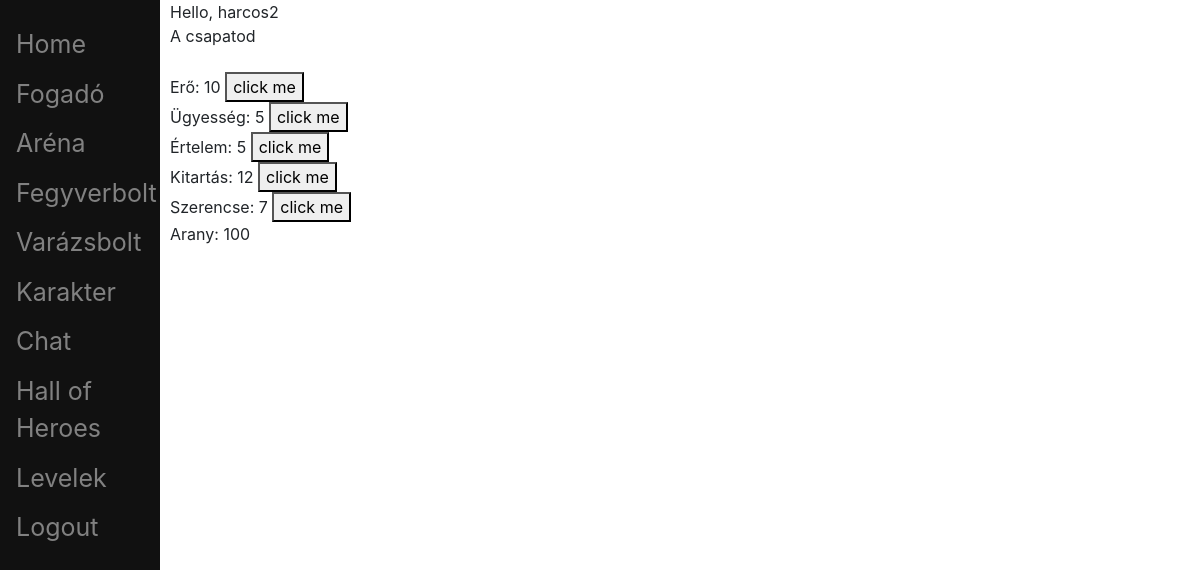
The app's page / (signed in), older data.
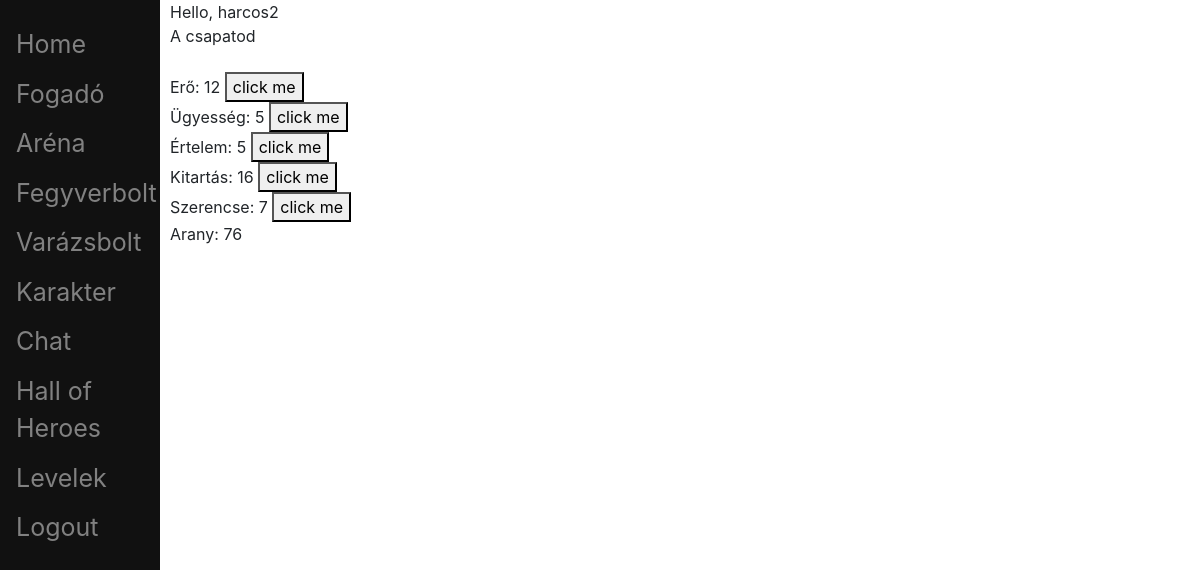
The same page, newer data.
### account/models.py (models this page shows, shortened)
class Character(models.Model):
	account = models.OneToOneField(Account, on_delete=models.CASCADE, primary_key=True)
	ROLES = (
		('warrior', 'warrior'),
		('mage', 'mage'),
		('scout', 'scout'),
	)
	character_type	= models.CharField(verbose_name = 'character type', max_length = 20, choices=ROLES, default='')
	level			= models.DecimalField(verbose_name='level', max_digits=19, decimal_places=0, default = 1) #szint
	strength		= models.DecimalField(verbose_name='strength', max_digits=19, decimal_places=0, default = 8) #erő
	skill 			= models.DecimalField(verbose_name='skill', max_digits=19, decimal_places=0, default = 6) #ügyesség
	intelligence	= models.DecimalField(verbose_name='intelligence', max_digits=19, decimal_places=0, default = 7) #értelem
	health_point	= models.DecimalField(verbose_name='health point', max_digits=19, decimal_places=0, default = 10) #életerő
	fortune 		= models.DecimalField(verbose_name='fortune', max_digits=19, decimal_places=0, default = 8) #szerencse
	shield 			= models.DecimalField(verbose_name='shield', max_digits=19, decimal_places=0, default = 0) #páncél
	rank			= models.DecimalField(verbose_name='rank', max_digits=19, decimal_places=0, blank = True, null = True) #helyezes
	honor			= models.DecimalField(verbose_name='honor', max_digits=19, decimal_places=0, default = 1) #becsuletpont
	gold 			= models.DecimalField(verbose_name='gold', max_digits=20, decimal_places=0, default=100)

### core/views.py (the view)
# urls.py: path('', home_page_view, name='home_page'),
@login_required(login_url='login')
def home_page_view(request):
	context = {}
	user = Character.objects.get(account=request.user)
	context = {
		'user_id': user.account.id,
		'username': user.account.username,
		'strength': user.strength,
		'skill': user.skill,
		'intelligence': user.intelligence,
		'health_point': user.health_point,
		'fortune': user.fortune,
		'gold': user.gold,
	}
	return render(request, 'core/home_page.html', context)

### core/templates/core/home_page.html (shortened to what this page needs)
{% extends 'base.html' %}
{% block content %}
<div class="main">
<span id="hello-msg">Hello, {{username}} </span>
<br>
<span id="team-msg">A csapatod </span>
<br>
<br>
<div id="strength">
Erő: <p class="character-attr-value"id="strength-value">{{strength}}</p>
<button onclick="increaseAttr('{{user_id}}', 'strength')">click me</button><br>
</div>
<div id="skill">
Ügyesség: <p id="skill-value">{{skill}} </p>
<button onclick="increaseAttr('{{user_id}}', 'skill')">click me</button><br>
</div>
<div id="intelligence">
Értelem: <p id="intelligence-value">{{intelligence}} </p>
<button onclick="increaseAttr('{{user_id}}', 'intelligence')">click me</button><br>
</div>
<div id="health_point">
Kitartás: <p id="health_point-value">{{health_point}} </p>
<button onclick="increaseAttr('{{user_id}}', 'health_point')">click me</button><br>
</div>
<div id="fortune">
Szerencse: <p id="fortune-value">{{fortune}} </p>
<button onclick="increaseAttr('{{user_id}}', 'fortune')">click me</button><br>
</div>
<div id="gold">
Arany: <p id="gold-value">{{gold}}<br></p>
</div>
</div>
{% endblock %}

Row changes from the older to the newer data that the page shows:
changed Character: strength "10" → "12"; health_point "12" → "16"; gold "100" → "76"
